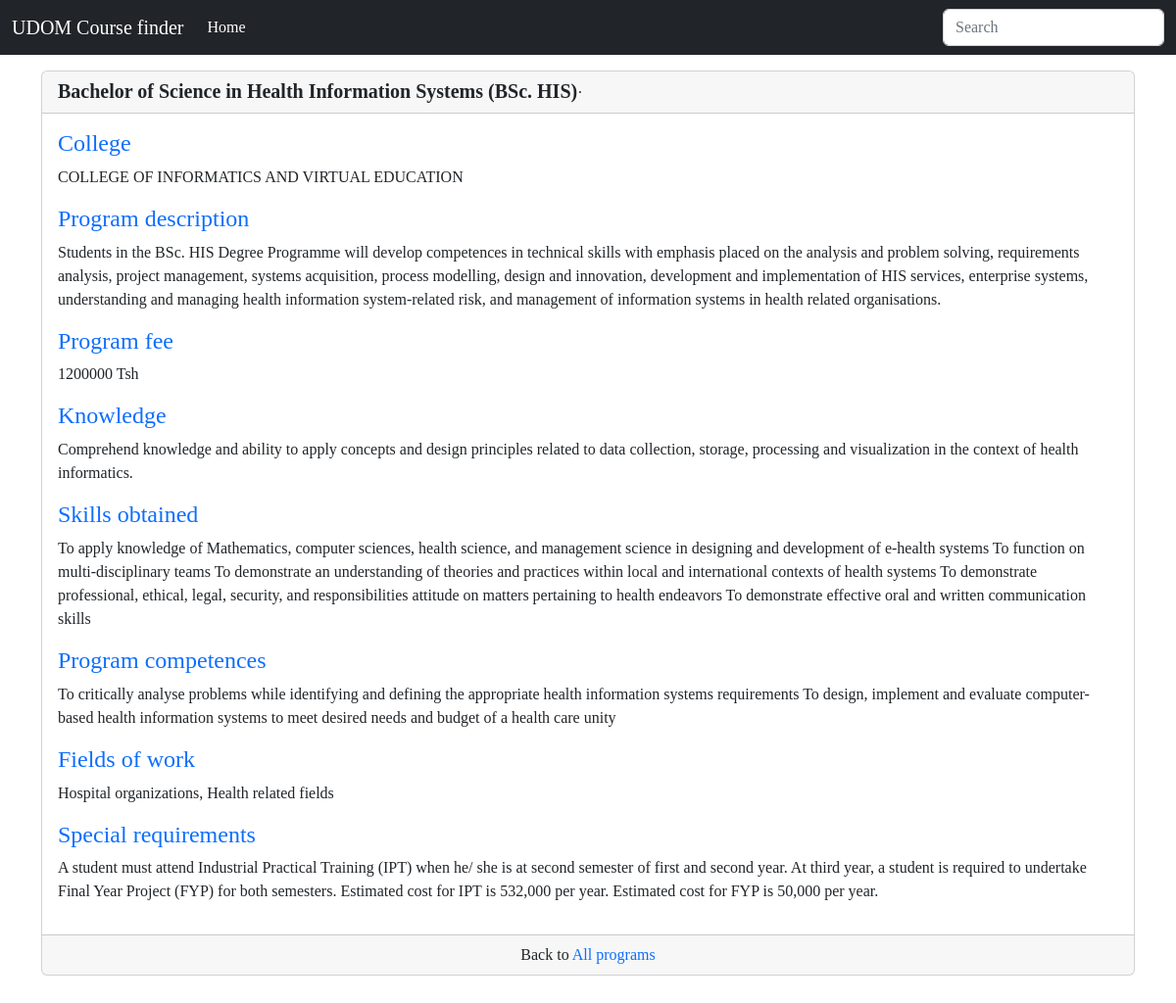
The app's page /programs/1 with its own data.
### programs/models.py (models this page shows, shortened)
class Program(models.Model):
    name = models.CharField(max_length=255, null=False,
                            blank=False, unique=True)
    college = models.CharField(max_length=255, null=False, blank=False,
                               choices=college_choices, default=CIVE)
    description = models.TextField(null=True, blank=True)
    years_of_study = models.SmallIntegerField()
    fee = models.PositiveIntegerField()
    knowledge = models.TextField(null=True, blank=True)
    skills = models.TextField(null=True, blank=True)
    competences = models.TextField(null=True, blank=True)
    special_requirements = models.TextField(null=True, blank=True)
    fields_of_work = models.TextField()

### programs/views.py (the view)
# urls.py: path('programs/<int:pk>', ProgramDetailView.as_view(), name='program_detail'),
class ProgramDetailView(DetailView):
    model = Program
    template_name: str = 'program_detail.html'

### templates/program_detail.html (shortened to what this page needs)
{% extends 'base.html' %}
{% block content %}
<div class="py-4">
    <div class="card">
        <div class="card-header">
            <span class="fw-bold h5">{{program.name}}</span>&middot;
        </div>
        <div class="card-body">
            <h4 class="card-title text-primary">College</h4>
            <p>{{program.college}}</p>
            <h4 class="card-title text-primary">Program description</h4>
            <p>{{program.description}}</p>
            <h4 class="card-title text-primary">Program fee</h4>
            <p>{{program.fee}} Tsh</p>
            {% if program.knowledge%}
            <h4 class="card-title text-primary">Knowledge</h4>
            <p>{{program.knowledge}}</p>
            {% endif %}
            {% if program.skills%}
            <h4 class="card-title text-primary">Skills obtained</h4>
            <p>{{program.skills}}</p>
            {% endif %}
            {% if program.competences%}
            <h4 class="card-title text-primary">Program competences</h4>
            <p>{{program.competences}}</p>
            {% endif %}
            {% if program.fields_of_work %}
            <h4 class="card-title text-primary">Fields of work</h4>
            <p>{{program.fields_of_work}}</p>
            {% endif %}
            {% if program.fields_of_work %}
            <h4 class="card-title text-primary">Special requirements</h4>
            <p>{{program.special_requirements}}</p>
            {% endif %}
        </div>
        <div class="card-footer text-center">
            Back to <a href="{% url 'program_list' %}">All programs</a>
        </div>
    </div>
</div>
{% endblock content %}

### programs/static/css/index.css (style rules this page uses)
body { font-family: Lato-Regular; }
a { text-decoration: none; }

### records on screen
Program: name "Bachelor of Science in Health Information Systems (BSc. HIS)", college "COLLEGE OF INFORMATICS AND VIRTUAL EDUCATION", description "Students in the BSc. HIS Degree Programme will develop competences in technical skills with emphasis placed on the analysis and problem solving, requirements analysis, project management, systems acquisition, process modelling, design and innovation, development and implementation of HIS services, enterprise systems, understanding and managing health information system-related risk, and management of information systems in health related organisations.", fee "1200000", knowledge "Comprehend knowledge and ability to apply concepts and design principles related to data collection, storage, processing and visualization in the context of health informatics.", skills "To apply knowledge of Mathematics, computer sciences, health science, and management science in designing and development of e-health systems To function on multi-disciplinary teams To demonstrate an understanding of theories and practices within local and international contexts of health systems To demonstrate professional, ethical, legal, security, and responsibilities attitude on matters pertaining to health endeavors To demonstrate effective oral and written communication skills", competences "To critically analyse problems while identifying and defining the appropriate health information systems requirements To design, implement and evaluate computer-based health information systems to meet desired needs and budget of a health care unity", fields_of_work "Hospital organizations, Health related fields", special_requirements "A student must attend Industrial Practical Training (IPT) when he/ she is at second semester of first and second year. At third year, a student is required to undertake Final Year Project (FYP) for both semesters. Estimated cost for IPT is 532,000 per year. Estimated cost for FYP is 50,000 per year."
